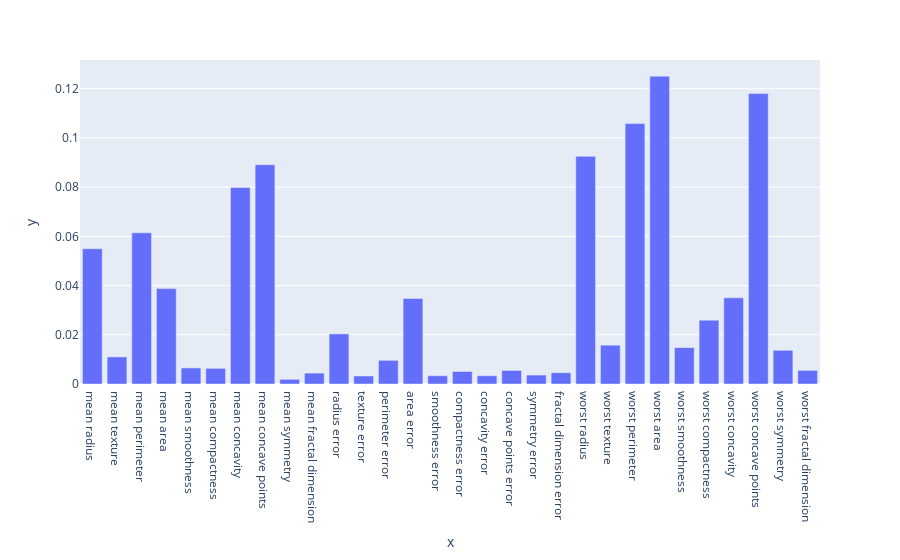

Notebook cell for this chart:
### Markdown cell above
And then we can create a bar chart of feature importances:

- with `px` do `bar` using
    - freestyle `x=` followed by from `cancer_sklearn` get `feature_names`
    - freestyle `y=` followed by from `randomForest` get `feature_importances_`

### Code cell
px.bar(x= (cancer_sklearn.feature_names),y= (randomForest.feature_importances_))

#<xml xmlns="https://developers.google.com/blockly/xml"><variables><variable id="^?2M|ayhvs.c|vD]E$Iz">px</variable><variable id="etU=(k#nJyVsPHL@^Jv.">cancer_sklearn</variable><variable id="w_aKAuJ3s$kVqAIZ6-,=">randomForest</variable></variables><block type="varDoMethod" id="*9~H!rAOPOD.29rUKmQ{" x="0" y="0"><mutation items="2"></mutation><field name="VAR" id="^?2M|ayhvs.c|vD]E$Iz">px</field><field name="MEMBER">bar</field><data>px:bar</data><value name="ADD0"><block type="valueOutputCodeBlock" id="wM!fm*a3[_(dX2gF,D)]"><field name="CODE">x=</field><value name="INPUT"><block type="varGetProperty" id="*t}AXL5lQ6wuZbSZVr_L"><field name="VAR" id="etU=(k#nJyVsPHL@^Jv.">cancer_sklearn</field><field name="MEMBER">feature_names</field><data>cancer_sklearn:feature_names</data></block></value></block></value><value name="ADD1"><block type="valueOutputCodeBlock" id="oMAa{yZp~wh|BF#Qq+ye"><field name="CODE">y=</field><value name="INPUT"><block type="varGetProperty" id="4tX%.+aJ!c((O-1Av[RY"><field name="VAR" id="w_aKAuJ3s$kVqAIZ6-,=">randomForest</field><field name="MEMBER">feature_importances_</field><data>randomForest:feature_importances_</data></block></value></block></value></block></xml>

### Figure 1 — Plotly figure (JSON) as saved in the notebook; plotly's stock layout.template omitted (floating-point values rounded to 4 significant figures)
{"data": [{"hovertemplate": "x=%{x}<br>y=%{y}<extra></extra>", "legendgroup": "", "marker": {"color": "#636efa", "pattern": {"shape": ""}}, "name": "", "orientation": "v", "showlegend": false, "textposition": "auto", "type": "bar", "x": ["mean radius", "mean texture", "mean perimeter", "mean area", "mean smoothness", "mean compactness", "mean concavity", "mean concave points", "mean symmetry", "mean fractal dimension", "radius error", "texture error", "perimeter error", "area error", "smoothness error", "compactness error", "concavity error", "concave points error", "symmetry error", "fractal dimension error", "worst radius", "worst texture", "worst perimeter", "worst area", "worst smoothness", "worst compactness", "worst concavity", "worst concave points", "worst symmetry", "worst fractal dimension"], "xaxis": "x", "y": [0.05496, 0.01101, 0.06143, 0.03877, 0.006543, 0.006353, 0.07986, 0.0891, 0.001892, 0.004433, 0.02036, 0.003258, 0.009624, 0.03475, 0.003358, 0.005084, 0.003368, 0.005505, 0.00364, 0.004594, 0.09251, 0.01577, 0.1058, 0.1251, 0.01479, 0.02594, 0.035, 0.118, 0.0137, 0.005537], "yaxis": "y"}], "layout": {"barmode": "relative", "legend": {"tracegroupgap": 0}, "margin": {"t": 60}, "xaxis": {"anchor": "y", "domain": [0, 1], "title": {"text": "x"}}, "yaxis": {"anchor": "x", "domain": [0, 1], "title": {"text": "y"}}}}
